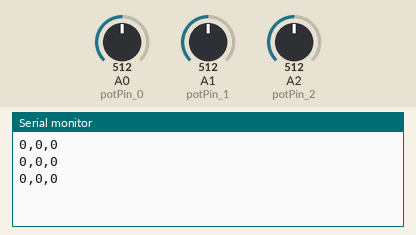
This sketch was run on a simulated Arduino Uno, built with avr-gcc and run on an emulated ATmega328P. Shown: the last lines printed to the serial monitor. Inputs (shaded band) come from the test bench; at power-on: A0 (potPin_0) = 512, A1 (potPin_1) = 512, A2 (potPin_2) = 512.

Above: at 1.5 s.
1.6 s: A0 (potPin_0) set to 716
At 2.6 s:
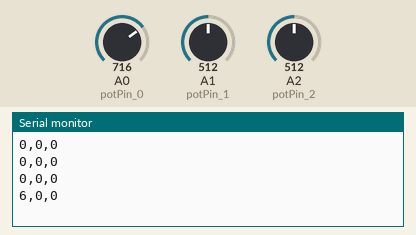
3.1 s: A1 (potPin_1) set to 716
At 4.1 s:
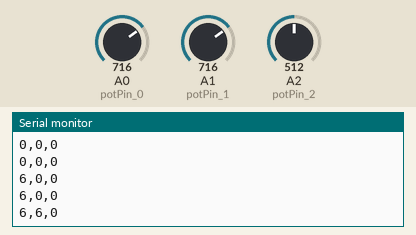
4.6 s: A2 (potPin_2) set to 716
At 5.5 s:
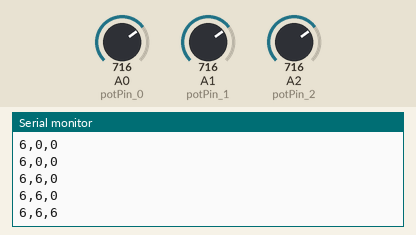
6.1 s: A0 (potPin_0) set to 900
At 6.9 s:
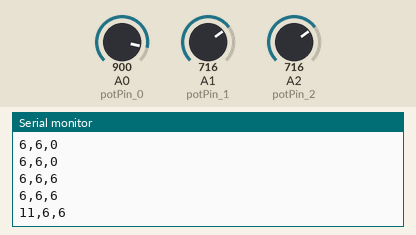
7.6 s: A1 (potPin_1) set to 900
At 8.3 s:
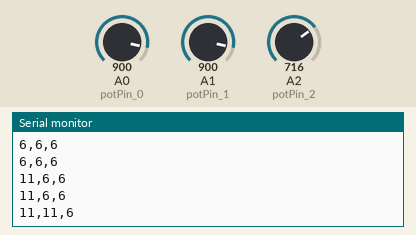
9.1 s: A2 (potPin_2) set to 900
At 9.7 s:
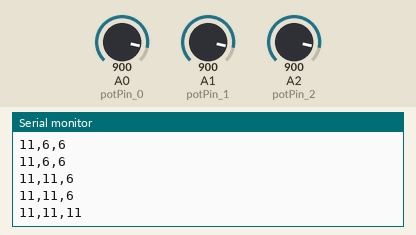
Timing chart, 0 to 11.6 s (numbered marks = the images above; inputs shaded):
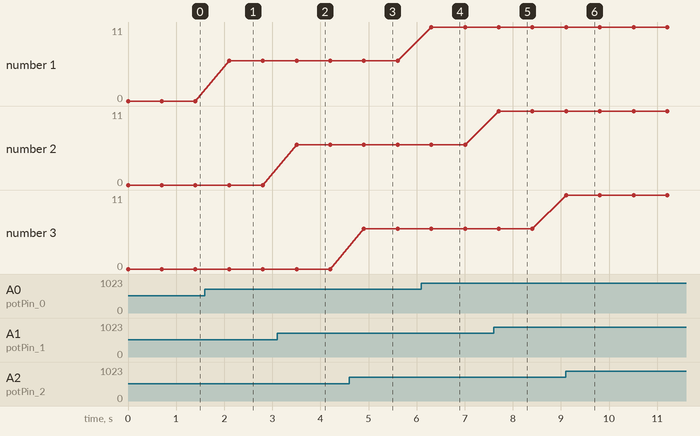

Measured:
- after the input at 1.6 s, the serial monitor: prints a new line after 0.50 s (image 1)
- after the input at 3.1 s, the serial monitor: prints a new line after 0.40 s (image 2)
- after the input at 4.6 s, the serial monitor: prints a new line after 0.30 s (image 3)
- after the input at 6.1 s, the serial monitor: prints a new line after 0.21 s (image 4)
- after the input at 7.6 s, the serial monitor: prints a new line after 0.11 s (image 5)
- after the input at 9.1 s, the serial monitor: prints a new line at once (image 6)
- plotted number 1: 0 → 6 after the input at 1.6 s, 6 → 11 after the input at 6.1 s

The sketch:

Fade_4led_0007.ino
```cpp
/*
 For testing the dimmer switches
 */
int potPin_0 =    A0;
int val_0=0;
int potPin_1 =    A1;
int val_1=0;
int potPin_2 =    A2;
int val_2=0;

void setup() {
  Serial.begin(9600);
}

void loop() {

  //val_0 = analogRead(potPin_0);    // read the value from the sensor
  //Serial.print((val_0-(1023/2))/40);
  //Serial.print(',');
  val_0 = (analogRead(potPin_0)-(1023/2))/34;    // read the value from the sensor
  Serial.print(val_0);
  Serial.print(',');

  val_1 = (analogRead(potPin_1)-(1023/2))/34;    // read the value from the sensor
  Serial.print(val_1);
  Serial.print(',');

  val_2 = (analogRead(potPin_2)-(1023/2))/34;    // read the value from the sensor
  Serial.println(val_2);
  delay(700);


}
```
